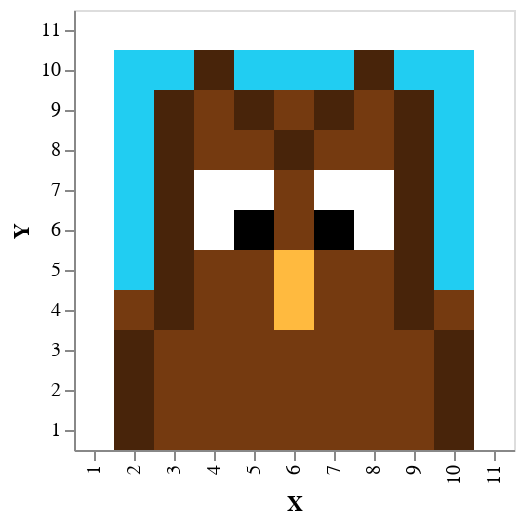

Here is the notebook cell this chart was saved with:
### Code cell
alt.Chart(owl).mark_rect().encode(
    x='X:O',
    y=alt.Y('Y:O', sort='descending'),
    color=alt.Color('Colour', 
        scale=alt.Scale(
        domain=['Black', 'Dark Blue', 'Brown', 'Dark Brown', 'Light Blue', 'White', 'Yellow'], 
        range=["#000000", "#088DA5", "#753A10", "#48240A", "#21CDF2", "#FFFFFF", "#FFBA3F"]
    ),
    legend=None)
)

### Figure 1 — Vega-Lite specification as saved in the notebook (floating-point values rounded to 4 significant figures)
{"config": {"view": {"continuousWidth": 400, "continuousHeight": 300}}, "data": {"name": "data-2a6700b88613219c0348f5ad71778108"}, "mark": "rect", "encoding": {"color": {"type": "nominal", "field": "Colour", "legend": null, "scale": {"domain": ["Black", "Dark Blue", "Brown", "Dark Brown", "Light Blue", "White", "Yellow"], "range": ["#000000", "#088DA5", "#753A10", "#48240A", "#21CDF2", "#FFFFFF", "#FFBA3F"]}}, "x": {"type": "ordinal", "field": "X"}, "y": {"type": "ordinal", "field": "Y", "sort": "descending"}}, "$schema": "https://vega.github.io/schema/vega-lite/v4.0.2.json", "datasets": {"data-2a6700b88613219c0348f5ad71778108": [{"X": 1, "Y": 1, "Colour": "Blue"}, {"X": 1, "Y": 2, "Colour": "Blue"}, {"X": 1, "Y": 3, "Colour": "Blue"}, {"X": 1, "Y": 4, "Colour": "Blue"}, {"X": 1, "Y": 5, "Colour": "Blue"}, {"X": 1, "Y": 6, "Colour": "Blue"}, {"X": 1, "Y": 7, "Colour": "Blue"}, {"X": 1, "Y": 8, "Colour": "Blue"}, {"X": 1, "Y": 9, "Colour": "Blue"}, {"X": 1, "Y": 10, "Colour": "Blue"}, {"X": 1, "Y": 11, "Colour": "Blue"}, {"X": 2, "Y": 1, "Colour": "Dark Brown"}, {"X": 2, "Y": 2, "Colour": "Dark Brown"}, {"X": 2, "Y": 3, "Colour": "Dark Brown"}, {"X": 2, "Y": 4, "Colour": "Brown"}, {"X": 2, "Y": 5, "Colour": "Light Blue"}, {"X": 2, "Y": 6, "Colour": "Light Blue"}, {"X": 2, "Y": 7, "Colour": "Light Blue"}, {"X": 2, "Y": 8, "Colour": "Light Blue"}, {"X": 2, "Y": 9, "Colour": "Light Blue"}, {"X": 2, "Y": 10, "Colour": "Light Blue"}, {"X": 2, "Y": 11, "Colour": "Blue"}, {"X": 3, "Y": 1, "Colour": "Brown"}, {"X": 3, "Y": 2, "Colour": "Brown"}, {"X": 3, "Y": 3, "Colour": "Brown"}, {"X": 3, "Y": 4, "Colour": "Dark Brown"}, {"X": 3, "Y": 5, "Colour": "Dark Brown"}, {"X": 3, "Y": 6, "Colour": "Dark Brown"}, {"X": 3, "Y": 7, "Colour": "Dark Brown"}, {"X": 3, "Y": 8, "Colour": "Dark Brown"}, {"X": 3, "Y": 9, "Colour": "Dark Brown"}, {"X": 3, "Y": 10, "Colour": "Light Blue"}, {"X": 3, "Y": 11, "Colour": "Blue"}, {"X": 4, "Y": 1, "Colour": "Brown"}, {"X": 4, "Y": 2, "Colour": "Brown"}, {"X": 4, "Y": 3, "Colour": "Brown"}, {"X": 4, "Y": 4, "Colour": "Brown"}, {"X": 4, "Y": 5, "Colour": "Brown"}, {"X": 4, "Y": 6, "Colour": "White"}, {"X": 4, "Y": 7, "Colour": "White"}, {"X": 4, "Y": 8, "Colour": "Brown"}, {"X": 4, "Y": 9, "Colour": "Brown"}, {"X": 4, "Y": 10, "Colour": "Dark Brown"}, {"X": 4, "Y": 11, "Colour": "Blue"}, {"X": 5, "Y": 1, "Colour": "Brown"}, {"X": 5, "Y": 2, "Colour": "Brown"}, {"X": 5, "Y": 3, "Colour": "Brown"}, {"X": 5, "Y": 4, "Colour": "Brown"}, {"X": 5, "Y": 5, "Colour": "Brown"}, {"X": 5, "Y": 6, "Colour": "Black"}, {"X": 5, "Y": 7, "Colour": "White"}, {"X": 5, "Y": 8, "Colour": "Brown"}, {"X": 5, "Y": 9, "Colour": "Dark Brown"}, {"X": 5, "Y": 10, "Colour": "Light Blue"}, {"X": 5, "Y": 11, "Colour": "Blue"}, {"X": 6, "Y": 1, "Colour": "Brown"}, {"X": 6, "Y": 2, "Colour": "Brown"}, {"X": 6, "Y": 3, "Colour": "Brown"}, {"X": 6, "Y": 4, "Colour": "Yellow"}, {"X": 6, "Y": 5, "Colour": "Yellow"}, {"X": 6, "Y": 6, "Colour": "Brown"}, {"X": 6, "Y": 7, "Colour": "Brown"}, {"X": 6, "Y": 8, "Colour": "Dark Brown"}, {"X": 6, "Y": 9, "Colour": "Brown"}, {"X": 6, "Y": 10, "Colour": "Light Blue"}, {"X": 6, "Y": 11, "Colour": "Blue"}, {"X": 7, "Y": 1, "Colour": "Brown"}, {"X": 7, "Y": 2, "Colour": "Brown"}, {"X": 7, "Y": 3, "Colour": "Brown"}, {"X": 7, "Y": 4, "Colour": "Brown"}, {"X": 7, "Y": 5, "Colour": "Brown"}, {"X": 7, "Y": 6, "Colour": "Black"}, {"X": 7, "Y": 7, "Colour": "White"}, {"X": 7, "Y": 8, "Colour": "Brown"}, {"X": 7, "Y": 9, "Colour": "Dark Brown"}, {"X": 7, "Y": 10, "Colour": "Light Blue"}, {"X": 7, "Y": 11, "Colour": "Blue"}, {"X": 8, "Y": 1, "Colour": "Brown"}, {"X": 8, "Y": 2, "Colour": "Brown"}, {"X": 8, "Y": 3, "Colour": "Brown"}, {"X": 8, "Y": 4, "Colour": "Brown"}, {"X": 8, "Y": 5, "Colour": "Brown"}, {"X": 8, "Y": 6, "Colour": "White"}, {"X": 8, "Y": 7, "Colour": "White"}, {"X": 8, "Y": 8, "Colour": "Brown"}, {"X": 8, "Y": 9, "Colour": "Brown"}, {"X": 8, "Y": 10, "Colour": "Dark Brown"}, {"X": 8, "Y": 11, "Colour": "Blue"}, {"X": 9, "Y": 1, "Colour": "Brown"}, {"X": 9, "Y": 2, "Colour": "Brown"}, {"X": 9, "Y": 3, "Colour": "Brown"}, {"X": 9, "Y": 4, "Colour": "Dark Brown"}, {"X": 9, "Y": 5, "Colour": "Dark Brown"}, {"X": 9, "Y": 6, "Colour": "Dark Brown"}, {"X": 9, "Y": 7, "Colour": "Dark Brown"}, {"X": 9, "Y": 8, "Colour": "Dark Brown"}, {"X": 9, "Y": 9, "Colour": "Dark Brown"}, {"X": 9, "Y": 10, "Colour": "Light Blue"}, {"X": 9, "Y": 11, "Colour": "Blue"}, {"X": 10, "Y": 1, "Colour": "Dark Brown"}, {"X": 10, "Y": 2, "Colour": "Dark Brown"}, {"X": 10, "Y": 3, "Colour": "Dark Brown"}, {"X": 10, "Y": 4, "Colour": "Brown"}, {"X": 10, "Y": 5, "Colour": "Light Blue"}, {"X": 10, "Y": 6, "Colour": "Light Blue"}, {"X": 10, "Y": 7, "Colour": "Light Blue"}, {"X": 10, "Y": 8, "Colour": "Light Blue"}, {"X": 10, "Y": 9, "Colour": "Light Blue"}, {"X": 10, "Y": 10, "Colour": "Light Blue"}, {"X": 10, "Y": 11, "Colour": "Blue"}, {"X": 11, "Y": 1, "Colour": "Blue"}, {"X": 11, "Y": 2, "Colour": "Blue"}, {"X": 11, "Y": 3, "Colour": "Blue"}, {"X": 11, "Y": 4, "Colour": "Blue"}, {"X": 11, "Y": 5, "Colour": "Blue"}, {"X": 11, "Y": 6, "Colour": "Blue"}, {"X": 11, "Y": 7, "Colour": "Blue"}, {"X": 11, "Y": 8, "Colour": "Blue"}, {"X": 11, "Y": 9, "Colour": "Blue"}, {"X": 11, "Y": 10, "Colour": "Blue"}, {"X": 11, "Y": 11, "Colour": "Blue"}]}}
